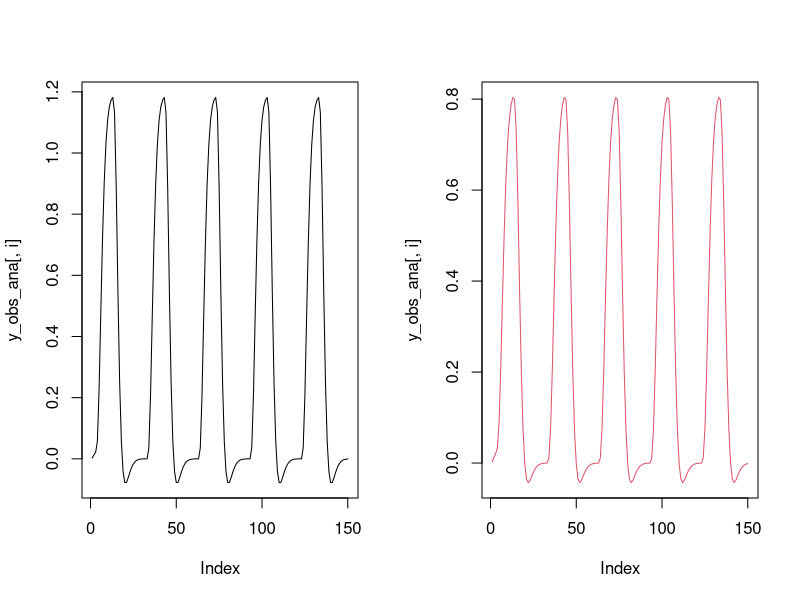
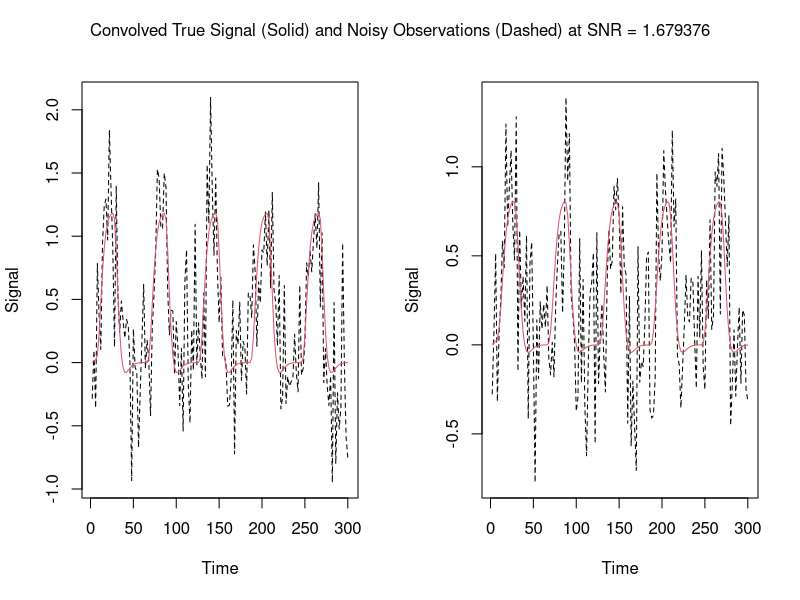

The R script that drew these images, in order:
remove(list=ls())

# Packages
library(expm)
library(posterior)

# Generating inputs
##########################
m = 2; n_u = 2; max_time = 150*2
nu = list(nu_A = c(0.4,0.3,-0.1,0.15), nu_B = c(-0.2,0.05), nu_C=c(0.7)) 
idxs = list(A_idxs = matrix(c(2,1,
                              1,2,
                              1,1,
                              2,2), byrow = T, ncol=2),
            B_idxs = matrix(c(2,1,2,
                              2,2,2), byrow=T, ncol = 3),
            C_idxs = matrix(c(1,1), byrow=T, ncol=2))
times = NULL
input = NULL

linear <- function(t, z, params, input) {
  # t is the current time point in the integration, 
  # z is the current estimate of the variables in the ODE system
  A = params[["A"]]
  B = params[["B"]] 
  C = params[["C"]]
  u = matrix(input(t),ncol=1)
  B_all = Reduce("+", lapply(1:nrow(u), function(i) u[i,1]*B[[i]])) 
  dz <- (A+B_all)%*%z + C%*%u
  return(list(dz))
}
gen_input = function(times, start_time, end_time, duration,between_duration){
  input = rep(0,length(times))
  
  current_start_time = start_time
  time_points = matrix(nrow = 0,ncol=2)
  while(1){
    current_end_time = current_start_time + duration 
    if(current_end_time > end_time){current_end_time = end_time}
    time_points = rbind(time_points, c(current_start_time, current_end_time))
    if(current_end_time + between_duration < end_time){
      current_start_time = current_end_time + between_duration 
    }else{
      break
    }
  }
  for(i in 1:nrow(time_points)){
    input[time_points[i,1]<times & times <=time_points[i,2]] = 1
  }
  input
}
struct_paramMats = function(m, n_u, idxs, nu){
  
  A = matrix(data = 0,nrow = m, ncol = m)
  for(i in 1:nrow(idxs$A_idxs)){
    A[idxs$A_idxs[i,1], idxs$A_idxs[i,2]] = with(nu,nu_A[i])
  }
  diag(A) = -0.5*exp(diag(A))
  
  B = lapply(1:n_u, function(x){matrix(data = 0,nrow = m, ncol = m)})
  for(i in 1:nrow(idxs$B_idxs)){
    B[[idxs$B_idxs[i,1]]][idxs$B_idxs[i,2], idxs$B_idxs[i,3]] = with(nu,nu_B[i])
  }
  
  C = matrix(data=0, nrow = m, ncol = n_u)
  for(i in 1:nrow(idxs$C_idxs)){
    C[idxs$C_idxs[i,1], idxs$C_idxs[i,2]] = with(nu,nu_C[i])
  }
  
  return(list(A=A,B=B,C=C))
  
}


if(is.null(times)){times <- seq(0, max_time, 2)}

if(is.null(input)){
  input1  = gen_input(times,start_time = 5,end_time = max(times),duration = 20,between_duration=40)
  input2  = gen_input(times,start_time = 25,end_time = max(times),duration = 20,between_duration=40)
  input = cbind(input1, input2)
}else{
  if(length(times)!=nrow(input)){stop("length(input)!=nrow(input)")}
}

input_u = function(t){
  sapply(1:ncol(input), function(j) approxfun(x = times,y = input[,j], rule=2, method="const",f=0)(t))
}

n_u = length(input_u(0))
u = input[-1,]

# set up parameters
paramMats = struct_paramMats(m = m,n_u = n_u,idxs = idxs,nu = nu)

# Simulating data
# Solving piecewise analytically
##########################
# Function to get changepoints in u when u(t) is any dimension
get_changepoints <- function(input){
  
  # Get dataframe of indices when changes occur
  changes <- as.data.frame(which(abs(diff(input)) >= 1, arr.ind = T))
  changes$row <- changes$row+1 # add 1 to row index to indicate the row the change starts
  changes <- changes[order(changes$row),] # ascending order
  
  # Make duplicates their own category to reflect when switching from input1 -> input2
  changes <- changes[!duplicated(changes$row),] # remove duplicates
  
  # Add in last row to reflect final block of times
  changes <- rbind(changes, c(nrow(input),0))$row
  
  # Return dataframe
  return(changes)
}

# Scenario a: u(t) = 0
eval_u_a <- function(t, z0, A, prev_index){
  expm::expAtv(A = A, t = times[t]-times[prev_index], v = z0)$eAtv
}

# Scenario b: u(t) != 0
eval_u_b <- function(t, z0, A, B, C, input, prev_index){
  A0 = A + Reduce("+",lapply(1:ncol(input), function(i) input[t-1,i]*B[[i]]))
  b0 = as.numeric(C%*%input[t-1,])
  zstar = -solve(A0,b0)
  expm::expAtv(A = A0,t = times[t]-times[prev_index],v = z0-zstar)$eAtv + zstar
}

# Function to get piecewise analytic solution to ODE
get_AnalyticSol <- function(input, changes, times, parms, m, v0 = NULL){
  
  # Get initial values if not specified
  if (is.null(v0) == T) {v0 <- rep(0.1,m)}
  
  # Matrix to store solution
  sol <- matrix(NA, nrow = length(times), ncol = m)
  sol[1,] <- v0 # add initial values
  
  # Initialize at u(t)=0
  prev_index <- 1
  
  # For loop to go from one change to the next
  for (i in 1:length(changes)){
    
    # Denote index for which we will work up to
    index <- changes[i]
    
    # Update solution based on change_type
    if (sum(input[index-1,]) == 0){
      sol[(prev_index+1):index,] <- t(sapply((prev_index+1):index, eval_u_a, 
                                             z0 = sol[prev_index,], A = parms$A,
                                             prev_index = prev_index))
    } else {
      if(sum(input[index-1,]) != 0){
        sol[(prev_index+1):index,] <- t(sapply((prev_index+1):index, eval_u_b, 
                                               z0 = sol[prev_index,], A = parms$A, 
                                               B = parms$B, C = parms$C,
                                               input = input, prev_index = prev_index))
      }
    }
    
    # Update indices
    prev_index <- index 
    
  }
  return(sol)
}
##########################

# Running functions to get analytic solution
# Obtain dataframe of changes based on input
changes <- get_changepoints(input)

# Running final function
analytic_sol <- get_AnalyticSol(input, changes, times, parms = paramMats, m)

# Quickly check with forward solving ODE numerically - good
library(deSolve)
numeric_sol <- ode(y = rep(0.1,m),
                   times = times,
                   func = linear,
                   parms= with(paramMats, list(A=A, B=B, C=C)),
                   input = input_u,                   
                   atol = 1e-6, 
                   rtol = 1e-6
)

round(abs(analytic_sol-numeric_sol[,-1]),digits=4)

##########################

# convolution with HRF
# https://bic-berkeley.github.io/psych-214-fall-2016/convolution_background.html
HRF = function(t){dgamma(x = t, shape = 6,rate = 1) - (1/6)*dgamma(x = t,shape = 16,rate = 1)}
HRF_mu = function(mu,tp){
  convolve(mu, rev(HRF(tp)),type="open")[1:length(tp)]
}

y_obs_ana = sapply(1:m, function(i) HRF_mu(analytic_sol[-1,i],times[-1]))

par(mfrow = c(1,2))
for (i in 1:m) plot(y_obs_ana[,i], type = 'l', col = i)
#############################


# Add some white Gaussian noise according to approximate SNR obtained from SPM motion data
SNR = 1.679376
variance <-  numeric()
y_obs <- matrix(NA, nrow = length(times)-1, ncol = m)
for (j in 1:m){
  set.seed(j)
  variance[j] <- (var(y_obs_ana[,j])+(mean(y_obs_ana[,j]))^2)/SNR
  y_obs[,j] <- y_obs_ana[,j] + rnorm(length(times)-1, mean = 0, sd = sqrt(variance[j]))
}

variance
sqrt(variance)

par(mfrow=c(1,2))
for (i in 1:m){
  plot(times[-1],y_obs[,i],col=1,
       type='l',lty=2,xlab = "Time",ylab = "Signal")
  lines(times[-1],y_obs_ana[,i],col=2)
}
mtext(paste("Convolved True Signal (Solid) and Noisy Observations (Dashed) at SNR = ",
            SNR,sep = ""), side = 3, line = -2, outer = T)

##########################################

# Save/export data
dat <- list(times = times[-1], u = u, y_obs = y_obs)
save(dat, file = "canonical_sim_data_diagAB.RData")

############################
# Structural identifiability check
# (A1)-(A4) met
# A%*%s vectors are independent (A5)
z0 <- rep(0.1,m)
mat <- cbind(z0,paramMats$A%*%z0)
solve(mat,c(0,0))

# A has d distinct eigenvalues (A6)
eigen(paramMats$A)$values

# Eigenvalues of matrix exponential of \Tilde(A) are all positive real (A7)
eigen(expm(paramMats$A + paramMats$B[[1]]))$values
eigen(expm(paramMats$A + paramMats$B[[2]]))$values

# Data blocks invertible for each condition (A8)
solve(cbind(dat$y_obs[3:5,],1))
solve(cbind(dat$y_obs[13:15,],1))
